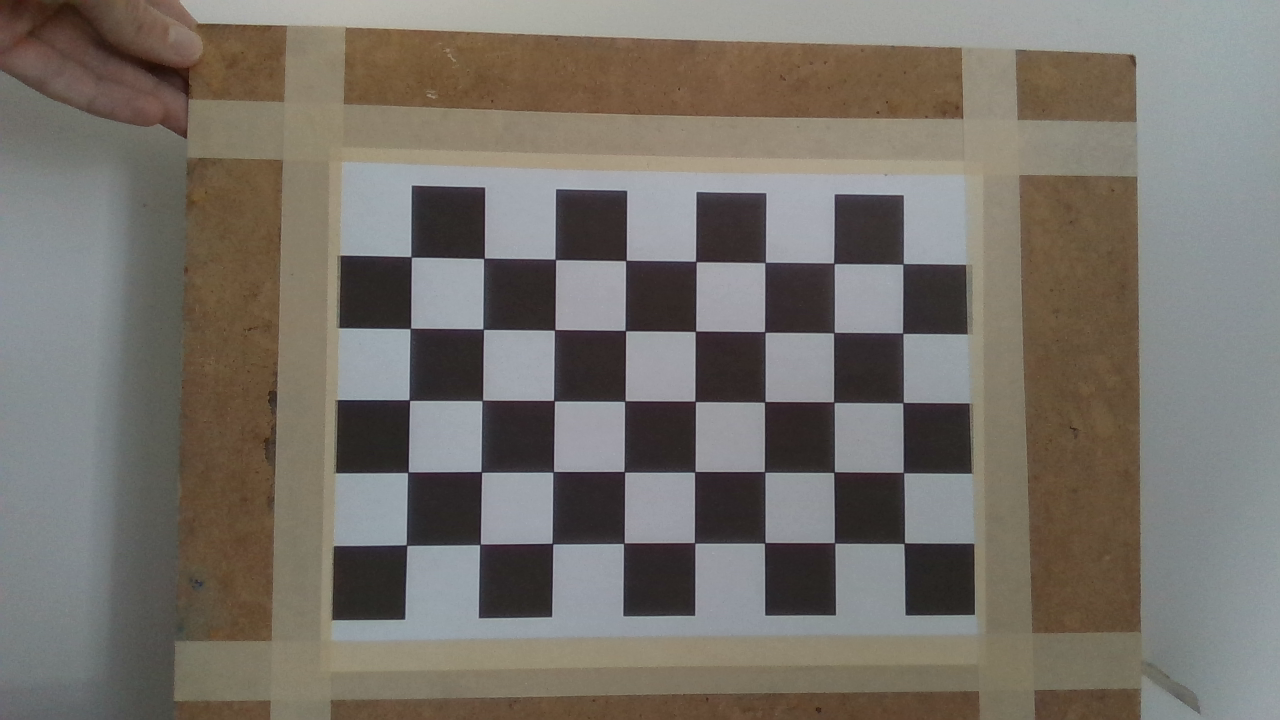
#> input picture data/calib1/cam1_color_14-56-58-875_001.png, 1280 x 720 px
$ python birds_eye_view_multicam.py   (older library calls are emulated)
#> lines starting #> are read from the running program, lines starting #| are printed output that depends on the picture; after the words box and inside, x2 and y2 are one past the last pixel; in counts of white or black regions, pixels touching at a corner belong together
#> in calibrate_camera, img is the input picture: shape (720, 1280, 3); mean B, G, R 105.4, 112.8, 118.1
### utils.py
import os
import glob
import json
import cv2
import numpy as np
import codecs
import matplotlib.pyplot as plt

# [85 lines left out: functions load_camera_params, save_camera_params, calc_target_pose, obj_points_to_cam_space, create_grid, bilinear_interpolate and 1 more, not called in this run]

def detect_chessboard_pattern(img, patter_size):
#> called with patter_size = (8, 5)
    detection_flags = cv2.CALIB_CB_ADAPTIVE_THRESH + cv2.CALIB_CB_FAST_CHECK + cv2.CALIB_CB_NORMALIZE_IMAGE
    refine_flags = cv2.TERM_CRITERIA_EPS + cv2.TERM_CRITERIA_MAX_ITER, 100, 0.001

    pattern_found, corners = cv2.findChessboardCorners(img, patter_size, detection_flags)
#> pattern_found = True; corners = 40 rows, first 8: [904.2, 543.2], [834.6, 542.8], [764.7, 542.9], [694.8, 543], [623.7, 543.2], [552.5, 543.6], [480, 544.4], [406.4, 545.1]
    if pattern_found:
        img_gray = cv2.cvtColor(img, cv2.COLOR_BGR2GRAY)
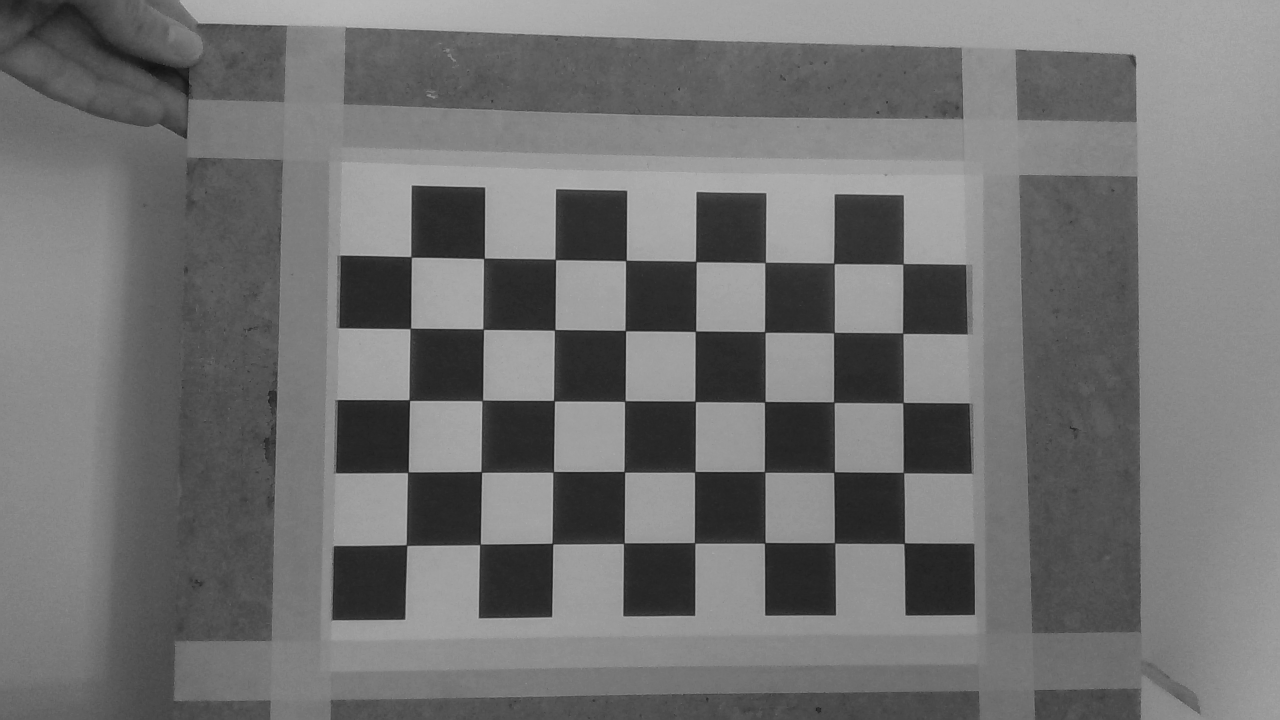
#> img_gray: shape (720, 1280); min 17, max 186, mean 113.5
        corners = cv2.cornerSubPix(img_gray, np.float32(corners),(5,5),(-1,-1), refine_flags)
#> corners = 40 rows, first 8: [904.2, 543.2], [834.6, 542.8], [764.7, 542.8], [694.6, 542.9], [623.7, 543.3], [552.4, 543.6], [480, 544.4], [406.5, 545.1]
        cv2.drawChessboardCorners(img, patter_size, corners, pattern_found)
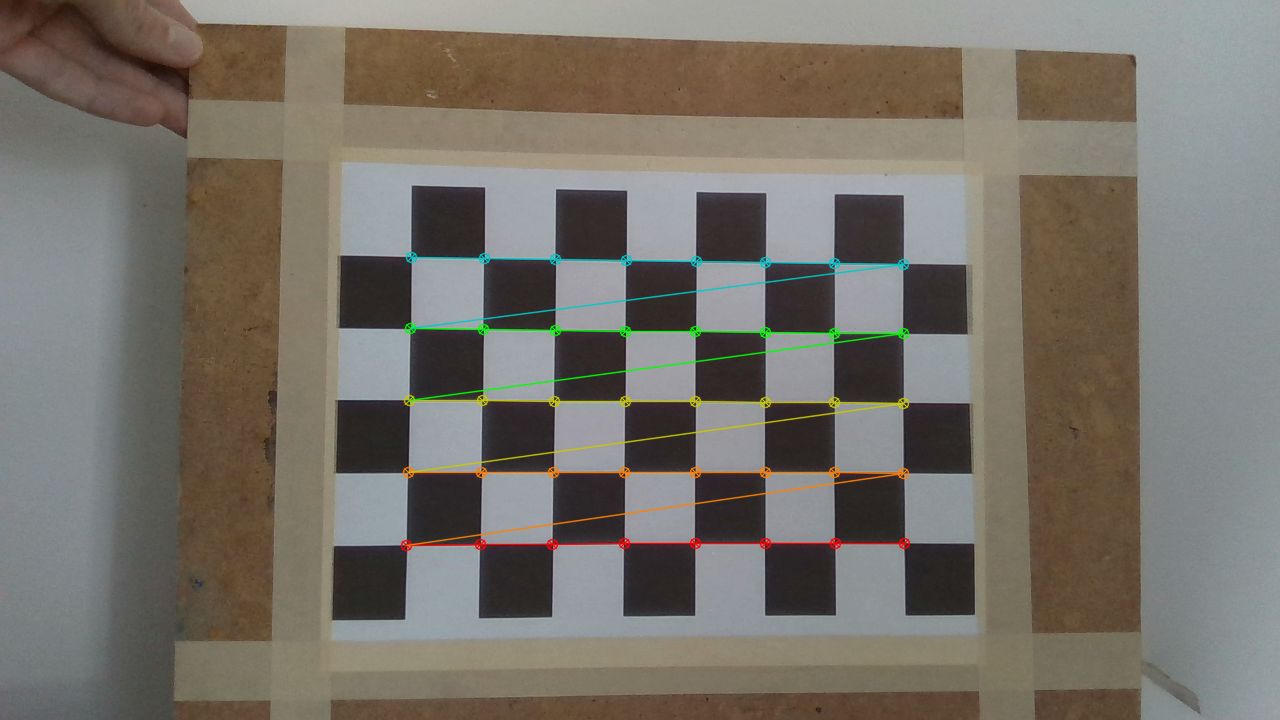
#> img: shape (720, 1280, 3); 1.8% of pixels changed, all inside (x1, y1, x2, y2) = (400, 251, 911, 552)

    return pattern_found, corners, img

def create_target_points(pattern_size, square_size):

    pattern_points = np.zeros((np.prod(pattern_size), 3), np.float32)
    pattern_points[:, :2] = np.indices(pattern_size).T.reshape(-1, 2)
    pattern_points *= square_size

    return pattern_points

def calibrate_camera(files, pattern_size, square_size):

    pattern_points = create_target_points(pattern_size, square_size)
    img_pts = []
    obj_pts = []

    for fname in files:
        img = cv2.imread(fname)

        found, corners, detected_target = detect_chessboard_pattern(img, pattern_size)
#> found = True
        if found:
            img_pts.append(corners)
            obj_pts.append(pattern_points)

            cv2.imshow('target', detected_target)
            cv2.waitKey()

    w, h = img.shape[1], img.shape[0]
#> w = 1280; h = 720
    rms, K, kc, rvecs, tvecs = cv2.calibrateCamera(obj_pts, img_pts, (w, h), None, None)
#> rms = 0.0963; K = [[937, 0, 661.7], [0, 937.2, 357], [0, 0, 1]]; kc = [[-0.0894, 2.96, -0.00047, 0.00183, -14.65]]; rvecs = ([0.1, -0.052, -3.13],); tvecs = ([103.7, 79.66, 403.8],)

#> (the run stopped early here; a loop or call above may not have finished)
